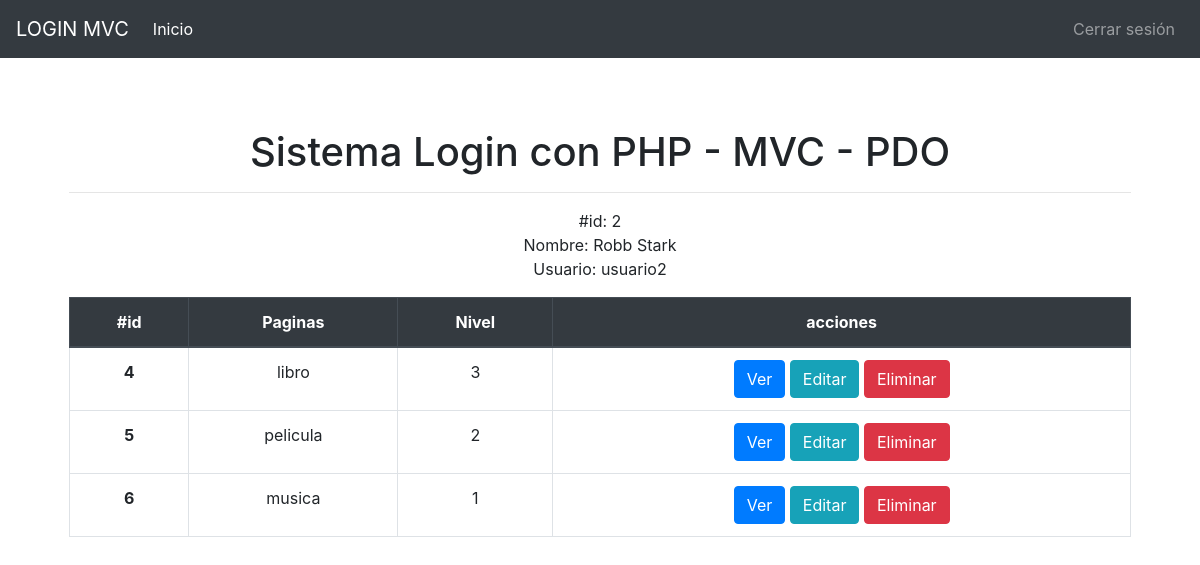
The page /index.php?page=inicio (signed in) on the database its author committed.
### tables this page shows
CREATE TABLE permiso(
    id_permiso INT(5) PRIMARY KEY AUTO_INCREMENT,
    usuario_id INT(4) NOT NULL,
    pagina_id INT(4) NOT NULL,
    nivel INT(2) DEFAULT 0,
    FOREIGN KEY (usuario_id) REFERENCES usuario (id_usuario) ON UPDATE CASCADE ON DELETE RESTRICT,
	FOREIGN KEY (pagina_id) REFERENCES pagina (id_pagina) ON UPDATE CASCADE ON DELETE RESTRICT
);

CREATE TABLE pagina(
    id_pagina INT(4) PRIMARY KEY AUTO_INCREMENT,
    pagina VARCHAR(100) NOT NULL
);

### controllers/InicioController.php (called while the page is built, shortened)
<?php
class InicioController {
	public function inicio() {
	        require_once('./views/includes/cabecera.php');
	        require_once('./views/includes/navbar.php');
	        require_once('./views/paginas/inicio.php');
	        require_once('./views/includes/pie.php');
	}
}

### index.php (called while the page is built)
<?php
	require('core/request.php');
?>

### models/PermisoModel.php (called while the page is built, shortened)
<?php
require_once 'ModeloBase.php';
class PermisoModel extends ModeloBase {
	public function obtenerPermisos($usuario_id) {
		$db = new ModeloBase();
		$query = "SELECT per.id_permiso, pag.pagina, per.nivel
		FROM permiso AS per
		INNER JOIN pagina AS pag ON per.pagina_id = pag.id_pagina
		WHERE per.usuario_id = $usuario_id ORDER BY id_permiso";
		$resultado = $db->obtenerTodos($query);
		return $resultado;
	}
}

### models/ModeloBase.php (called while the page is built, shortened)
<?php
require_once './libs/DB.php';
class ModeloBase extends DB {
	public $db;
	public function __construct() {
		$this->db = new DB();
		$this->db->setAttribute(PDO::ATTR_ERRMODE, PDO::ERRMODE_EXCEPTION);
    	$this->db->setAttribute(PDO::ATTR_EMULATE_PREPARES, false);
	}
	public function obtenerTodos($query) {
		try {
			return $this->db->query($query);
		} catch (PDOException $e){
			echo "Error: ".$e->getMessage();
		}
	}
}

### libs/DB.php (called while the page is built, shortened)
<?php
class DB extends PDO {
	private $hostname = 'localhost';
	private $database = 'loginmvc';
	public function __construct() {
		$dsn = 'mysql:dbname='.$this->database.';host='.$this->hostname;
	}
}
?>

### controllers/PermisoController.php (called while the page is built, shortened)
<?php
require_once 'models/PermisoModel.php';
class PermisoController {
	public function obtenerPermisos($usuario_id) {
		$permisos = new PermisoModel();
		return $permisos->obtenerPermisos($usuario_id);
	}
}

### views/paginas/inicio.php (the view)
<?php
    require_once 'controllers/PermisoController.php';
    $objeto = new PermisoController();
    $usuario_id = $_SESSION['id_usuario'];
    $permisos = $objeto->obtenerPermisos($usuario_id);
?>
	<main role="main" class="container">
		<div class="starter-template">
			<h1>Sistema Login con PHP - MVC - PDO</h1>
			<hr>
			<table class="table table-bordered">
				<p>
					<ul class="list-unstyled">
						<li>#id: <?php echo $_SESSION['id_usuario']; ?></li>
						<li>Nombre: <?php echo $_SESSION['nombre']; ?></li>
						<li>Usuario: <?php echo $_SESSION['nick']; ?></li>
					</ul>
				</p>
				<thead class="thead-dark">
					<tr>
						<th scope="col">#id</th>
						<th scope="col">Paginas</th>
						<th scope="col">Nivel</th>
						<th scope="col">acciones</th>
					</tr>
				</thead>
				<tbody>
					<?php
						if (!empty($permisos)) {
							foreach ($permisos as $r) {
					?>
						<tr>
							<th scope="row"><?=$r['id_permiso'];?></th>
							<td><?=$r['pagina'];?></td>
							<td><?=$r['nivel'];?></td>
							<td>
								<a href="?page=ver&id=" type="a" class="btn btn-primary">Ver</a>
								<a href="?page=editar&id=" type="a" class="btn btn-info">Editar</a>
								<a href="?page=eliminar&id=" type="a" class="btn btn-danger">Eliminar</a>
							</td>
						</tr>
					<?php } } ?>
				</tbody>
			</table>
		</div>
	</main>

### assets/css/starter-template.css (style rules this page uses)
body { padding-top: 5rem; }
.starter-template { padding: 3rem 1.5rem; text-align: center; }

### rows shown on the page
permiso: id_permiso "4", pagina.pagina "libro", nivel "3"
permiso: id_permiso "5", pagina.pagina "pelicula", nivel "2"
permiso: id_permiso "6", pagina.pagina "musica", nivel "1"

### other values the page prints
NOMBRE_SISTEMA "LOGIN MVC"
$_SESSION['id_usuario'] "2"
$_SESSION['nombre'] "Robb Stark"
$_SESSION['nick'] "usuario2"
